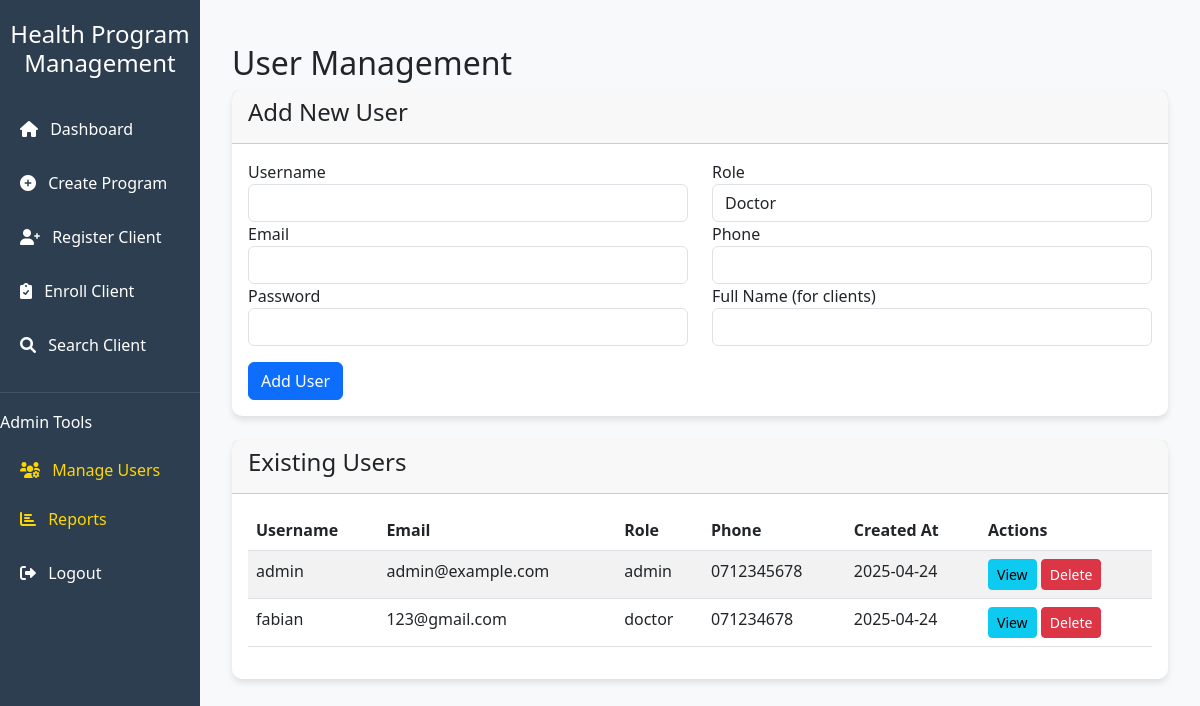
The page /manage-users (signed in) on the database its author committed.
### app/model.py (models this page shows, shortened)
class User(UserMixin, db.Model):
    __tablename__ = 'users'
    ROLES = ['admin', 'doctor', 'client']
    id = db.Column(db.Integer, primary_key=True, autoincrement=True)
    username = db.Column(db.String(100), nullable=False)
    email = db.Column(db.String(100))
    phone = db.Column(db.String(50))
    password_hash = db.Column(db.String(256), nullable=False)
    role = db.Column(db.String(50), nullable=False)
    created_at = db.Column(db.DateTime, default=datetime.utcnow)
    last_login = db.Column(db.DateTime, default=datetime.utcnow)
    client_profile = db.relationship('Client', backref='user', uselist=False, foreign_keys='Client.registered_by')
    notifications = db.relationship('Notification', backref='user', lazy=True)
    doctor_appointments = db.relationship('Appointment', backref='doctor', lazy=True, foreign_keys='Appointment.doctor_id')

### app/routes.py (the view)
@main.route('/manage-users')
@login_required
@admin_required
def manage_users():
    users = User.query.all()
    return render_template('manage_users.html', users=users)

### app/_init_.py (called while the page is built)
@login_manager.user_loader
def load_user(user_id):
    return User.query.get(int(user_id))

### app/utils.py (called while the page is built)
def login_required(f):
    @wraps(f)
    def decorated_function(*args, **kwargs):
        if not current_user.is_authenticated:
            flash("You need to be logged in to access this page.", "warning")
            return redirect(url_for('main.login'))
        return f(*args, **kwargs)
    return decorated_function

def admin_required(f):
    @wraps(f)
    def decorated_function(*args, **kwargs):
        if not current_user.is_authenticated:
            flash("You need to be logged in to access this page.", "warning")
            return redirect(url_for('main.login'))
        if current_user.role != 'admin':
            flash("You need to be an admin to access this page.", "danger")
            return redirect(url_for('main.index'))
        return f(*args, **kwargs)
    return decorated_function

### app/templates/manage_users.html (shortened to what this page needs)
{% extends "base.html" %}
{% block content %}
<div class="container mt-4">
    <h2>User Management</h2>
    <div class="card mb-4">
        <div class="card-header">
            <h4>Add New User</h4>
        </div>
        <div class="card-body">
            <form method="POST" action="{{ url_for('main.add_user') }}">
                <div class="row">
                    <div class="col-md-6">
                        <div class="form-group">
                            <label for="username">Username</label>
                            <input type="text" class="form-control" id="username" name="username" required>
                        </div>
                        <div class="form-group">
                            <label for="email">Email</label>
                            <input type="email" class="form-control" id="email" name="email" required>
                        </div>
                        <div class="form-group">
                            <label for="password">Password</label>
                            <input type="password" class="form-control" id="password" name="password" required>
                        </div>
                    </div>
                    <div class="col-md-6">
                        <div class="form-group">
                            <label for="role">Role</label>
                            <select class="form-control" id="role" name="role" required>
                                <option value="doctor">Doctor</option>
                            </select>
                        </div>
                        <div class="form-group">
                            <label for="phone">Phone</label>
                            <input type="text" class="form-control" id="phone" name="phone">
                        </div>
                        <div class="form-group">
                            <label for="full_name">Full Name (for clients)</label>
                            <input type="text" class="form-control" id="full_name" name="full_name">
                        </div>
                    </div>
                </div>
                <button type="submit" class="btn btn-primary mt-3">Add User</button>
            </form>
        </div>
    </div>
    <div class="card">
        <div class="card-header">
            <h4>Existing Users</h4>
        </div>
        <div class="card-body">
            <div class="table-responsive">
                <table class="table table-striped">
                    <thead>
                        <tr>
                            <th>Username</th>
                            <th>Email</th>
                            <th>Role</th>
                            <th>Phone</th>
                            <th>Created At</th>
                            <th>Actions</th>
                        </tr>
                    </thead>
                    <tbody>
                        {% for user in users %}
                        <tr>
                            <td>{{ user.username }}</td>
                            <td>{{ user.email }}</td>
                            <td>{{ user.role }}</td>
                            <td>{{ user.phone }}</td>
                            <td>{{ user.created_at.strftime('%Y-%m-%d') }}</td>
                            <td>
                                <a href="{{ url_for('main.view_user', user_id=user.id) }}" class="btn btn-info btn-sm">View</a>
                                <form method="POST" action="{{ url_for('main.delete_user', user_id=user.id) }}" style="display: inline;">
                                    <button type="submit" class="btn btn-danger btn-sm" onclick="return confirm('Are you sure you want to delete this user?')">Delete</button>
                                </form>
                            </td>
                        </tr>
                        {% endfor %}
                    </tbody>
                </table>
            </div>
        </div>
    </div>
</div>
{% endblock %}

### app/templates/base.html (style rules this page uses)
:root { --primary-color: #2c3e50; --secondary-color: #3498db; --accent-color: #e74c3c; --light-bg: #f8f9fa; }
body { font-family: 'Segoe UI', Tahoma, Geneva, Verdana, sans-serif; background-color: var(--light-bg); }
.card { border: none; border-radius: 10px; box-shadow: 0 4px 6px rgba(0, 0, 0, 0.1); transition: transform 0.3s; }

### rows shown on the page
User: username "admin", email "admin@example.com", role "admin", phone "0712345678", created_at "2025-04-24"
User: username "fabian", email "123@gmail.com", role "doctor", phone "071234678", created_at "2025-04-24"
